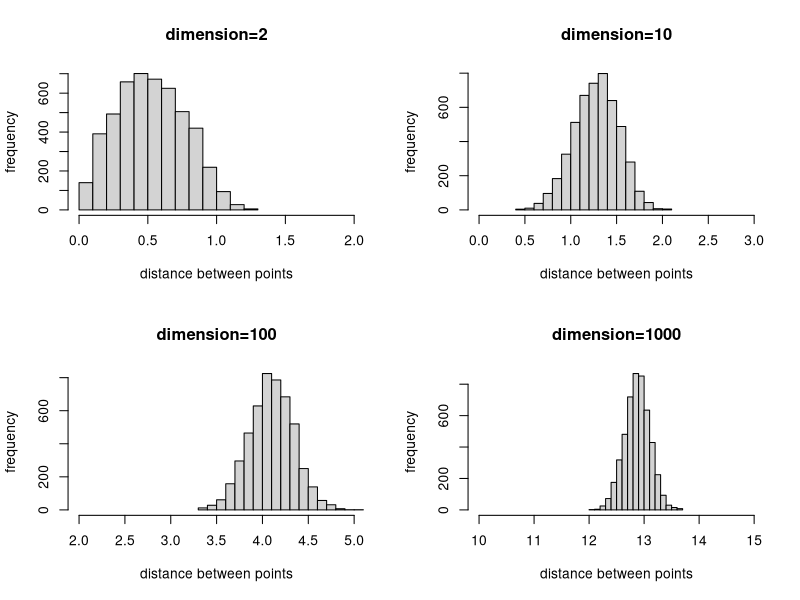
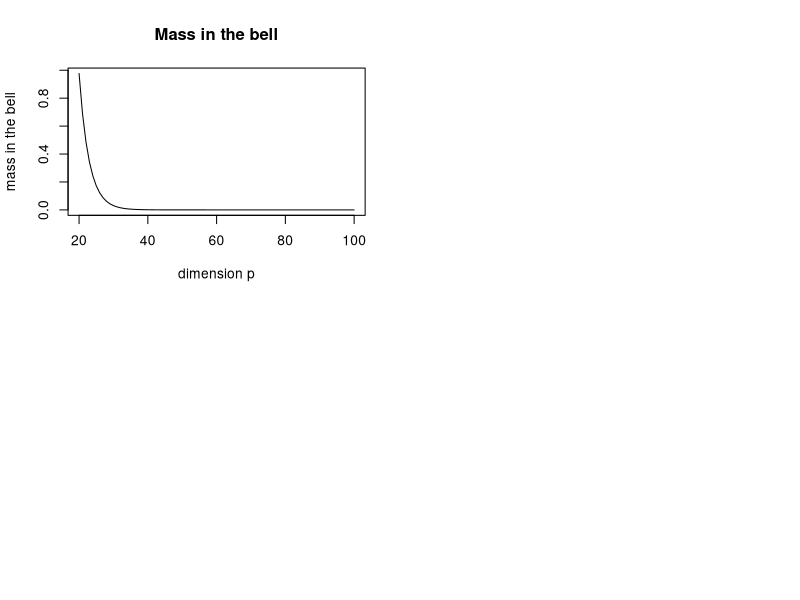

Source code (R) for these figures, in order:
## ---- chunk 1
knitr::opts_chunk$set(echo = FALSE)
## ---- chunk 2
p <- c(2,10,100,1000)
n <- 100
Obs <- n*(n-1)/2
Result <- matrix(NA, ncol=length(p), nrow=Obs)
for (i in 1:length(p)) {
  X <- matrix(runif(n*p[i]), nrow=n)
  Res <-  as.vector(apply(X, 1, function(x) {sqrt(rowSums(sweep(X,2,x)^2))}))
  Result[,i] <- unique(Res[Res!=0])
}
## ---- chunk 3
par(mfrow=c(2,2))
hist(Result[,1], main="dimension=2", ylab="frequency", xlab="distance between points", xlim=c(0,2))
hist(Result[,2], main="dimension=10", ylab="frequency", xlab="distance between points", xlim=c(0,3))
hist(Result[,3], main="dimension=100", ylab="frequency", xlab="distance between points", xlim=c(2,5))
hist(Result[,4], main="dimension=1000", ylab="frequency", xlab="distance between points", xlim=c(10,15))
## ---- chunk 4
delta = 0.001
p = 20:100
Prob = 1/(delta*2^(p/2))
#Prob = Prob/Prob[1]
## ---- chunk 5
 plot(p, Prob, type="l", main="Mass in the bell", xlab="dimension p", ylab="mass in the bell")
